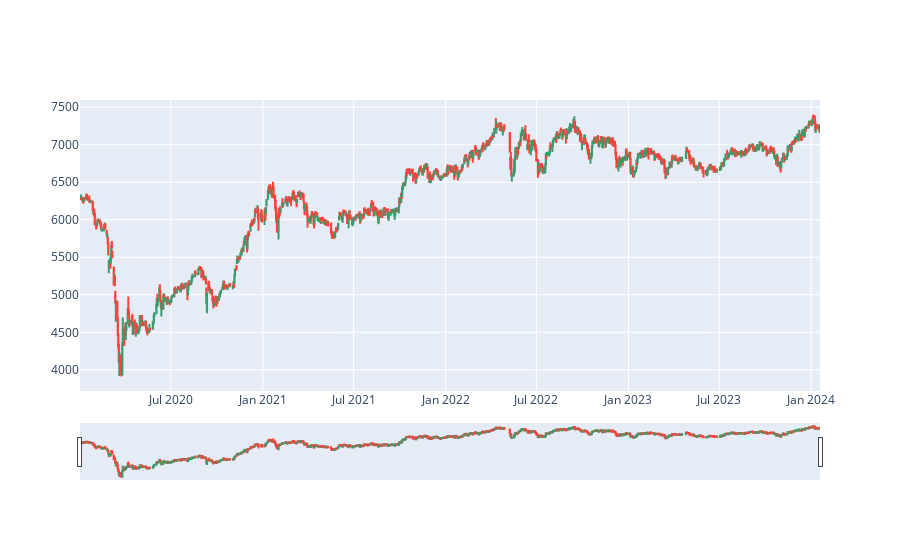

Write notebook code for a chart like this one.
### Code cell
fig = go.Figure(data=[go.Candlestick(x=df['Tanggal'],
                                    open=df['Pembukaan'],
                                    high=df['Tertinggi'],
                                    low=df['Terendah'],
                                    close=df['Terakhir'])])
fig.show()

### Figure 1 — Plotly figure (JSON) as saved in the notebook; plotly's stock layout.template omitted (floating-point values rounded to 4 significant figures; data arrays with more than 128 entries replaced by an {"elided": "..."} marker saying what was removed)
{"data": [{"close": {"elided": "988 float values"}, "high": {"elided": "988 float values"}, "low": {"elided": "988 float values"}, "open": {"elided": "988 float values"}, "type": "candlestick", "x": {"elided": "988 str values"}}], "layout": {}}
